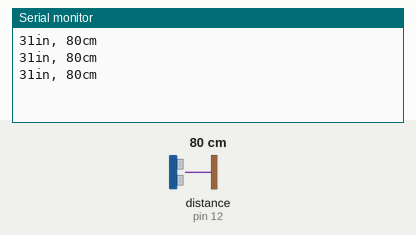
Bench run of a sketch on a simulated Arduino Uno, built with avr-gcc and run on an emulated ATmega328P. On the bench: the last lines printed to the serial monitor. Wiring (inferred from the names in the program): ultrasonic range finder: trigger pin 11; echo pin 12. The test bench sets the inputs (shaded band); at power-on: distance to the obstacle (sensor on pin 12) 80 cm. The echo pulse lasts 58.3 µs per cm.

Above: at 1.3 s.
1.4 s: distance to the obstacle (sensor on pin 12) set to 2 cm
At 1.9 s:
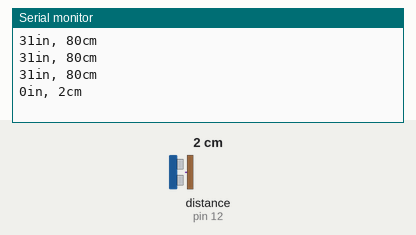
2.9 s: distance to the obstacle (sensor on pin 12) set to 4 cm
At 3.4 s:
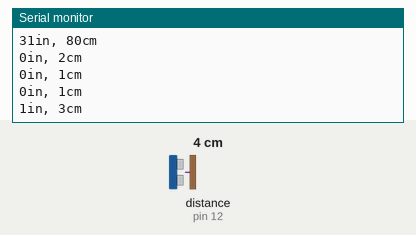
Timing chart, 0 to 5.9 s (numbered marks = the images above; inputs shaded):
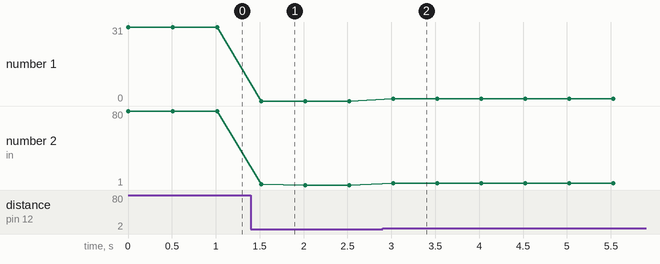

Measured:
- after the input at 1.4 s, the serial monitor: prints a new line after 0.12 s (image 1)
- after the input at 2.9 s, the serial monitor: prints a new line after 0.12 s (image 2)
- plotted number 1: 31 → 0 after the input at 1.4 s
- plotted number 2: 80 → 1 after the input at 1.4 s, 1 → 3 after the input at 2.9 s

The sketch:

SensorUltrassonico.ino
```cpp
/*
 * Criado pela Escola Maker DJR TECH, https://www.djrtech.com.br
 * Guia completo para o Sensor Ultrassônico HC-SR04
 *
    Pinos do Sensor Ultrassônico:
        VCC: +5VDC
        Trig : Trigger (INPUT) - Pin11
        Echo: Echo (OUTPUT) - Pin 12
        GND: GND
 */

int trigPin = 11;    // Trigger
int echoPin = 12;    // Echo

long duracao, cm, inches;

void setup()
{
  //Inicializa a porta serial
  Serial.begin (9600);
  //Define os pinos de entrada e saída
  pinMode(trigPin, OUTPUT);
  pinMode(echoPin, INPUT);
}

void loop() {
  // O sensor é trigado por um pulso de nível lógico Alto de 10 ou mais microsegundos

  // Da um pulso curto antecepadamente para garantir um pulso de nível Alto

  digitalWrite(trigPin, LOW);
  delayMicroseconds(5);
  digitalWrite(trigPin, HIGH);
  delayMicroseconds(10);
  digitalWrite(trigPin, LOW);

  // Lê o sinal vindo do sensor: pulso de nível lógico Alto
  // Duração é o tempo (em microsegundos) a partir do envio
  // do ping a recepção do seu echo off de um objeto

  pinMode(echoPin, INPUT);
  duracao = pulseIn(echoPin, HIGH);

  // Converte o tempo em distância

  cm = (duracao/2) / 29.1;     // Divida por 29.1 ou multiplique por 0.0343
  inches = (duracao/2) / 74;   // Divida por 74 ou multiplique por 0.0135

  Serial.print(inches);
  Serial.print("in, ");
  Serial.print(cm);
  Serial.print("cm");
  Serial.println();

  delay(500);
}
```
